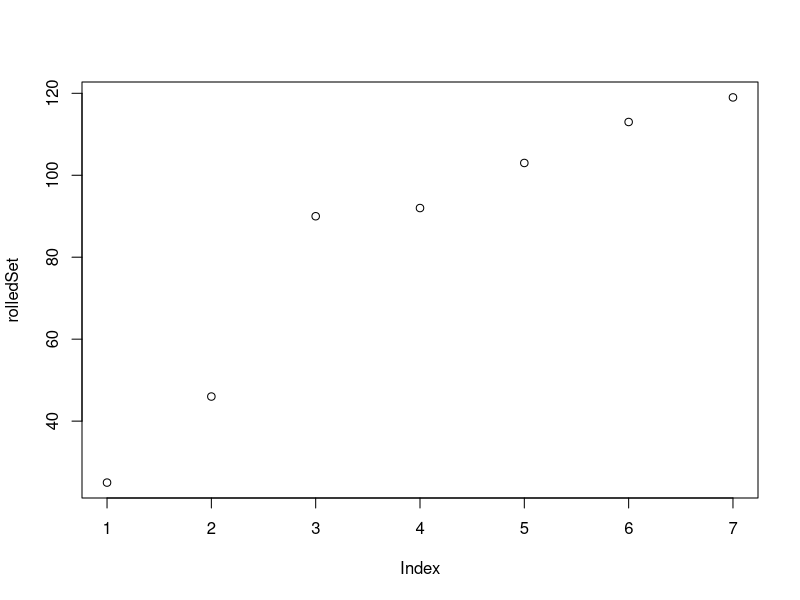
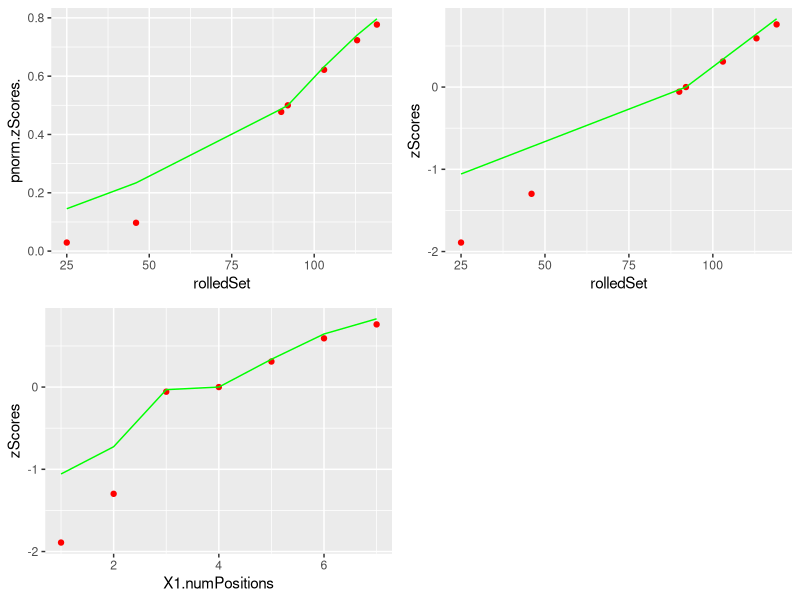

The R script that drew these images, in order:
library(parallel)
require(ggplot2)
require(gridExtra)

numDice = sample(3:10,1)
dice = c(4,6,8,10,12,20,100)
numPositions = sample(c(3:10,20,50),1)
#numPositions=50

maxReScaledZ <- 2.25

diceSet = sample(dice,numDice,replace=TRUE)

rolledSet <- sort(unlist(mclapply(1:numPositions, function (x)
  {
  roll <- mclapply(diceSet, function(x)
    {
    rolled <- sample(1:x,1)
    return(rolled)
  })
  return(sum(unlist(roll)))
})))

plot(rolledSet)

probs <- c(0, .1, .25, .5, .75, .9, 1)
bowleysSummary <- quantile(rolledSet, probs)

m <-median(rolledSet)

bowleyDeltaMedianSqr <- (bowleysSummary-m)^2

#multiplying by % delta's = dividing by that amount if every value were deviated by median multiplied by that % equivalence (i.e. 1/count)
stratifiedMAD <- sqrt(sum(diff(probs, lag = 1, differences = 1) * c(bowleyDeltaMedianSqr[1:3],bowleyDeltaMedianSqr[5:7])))

zScores <- (rolledSet-m)/stratifiedMAD

lowerAvg <- mean(abs(zScores[zScores<0]))
upperAvg <- mean(zScores[zScores>0])
average <- mean(c(lowerAvg,upperAvg))

expectedQuartile <- abs(qnorm(.25, mean = 0, sd =1))
factorVal <- expectedQuartile/average

#Confirmed

#quantile(rnorm(100000),probs=c(.25))

lowerFactor <- lowerAvg/average*factorVal
upperFactor <- upperAvg/average*factorVal

lower <- which(zScores<0)
upper <- which(zScores>0)

colors <- rainbow(2)

reScaled <- zScores
reScaled[lower] <- zScores[lower]*upperFactor
reScaled[upper] <- zScores[upper]*lowerFactor


mean(zScores)
mean(reScaled)

df <- data.frame(rolledSet,pnorm(zScores),pnorm(reScaled))

plot1 <- ggplot(df, aes(rolledSet)) +                  # basic graphical object
  geom_point(aes(y=pnorm.zScores.), colour="red") +  # first layer
  geom_line(aes(y=pnorm.reScaled.), colour="green")  # second layer

df <- data.frame(rolledSet,zScores,reScaled)

plot2 <- ggplot(df, aes(rolledSet)) +                  # basic graphical object
  geom_point(aes(y=zScores), colour="red") +  # first layer
  geom_line(aes(y=reScaled), colour="green")  # second layer

df <- data.frame(1:numPositions,zScores,reScaled)

plot3 <- ggplot(df, aes(X1.numPositions)) +                    # basic graphical object
  geom_point(aes(y=zScores), colour="red") +  # first layer
  geom_line(aes(y=reScaled), colour="green")  # second layer

grid.arrange(plot1, plot2, plot3, ncol=2, nrow=2)

summary(pnorm(zScores))
summary(pnorm(reScaled))

summary(zScores)
summary(reScaled)
